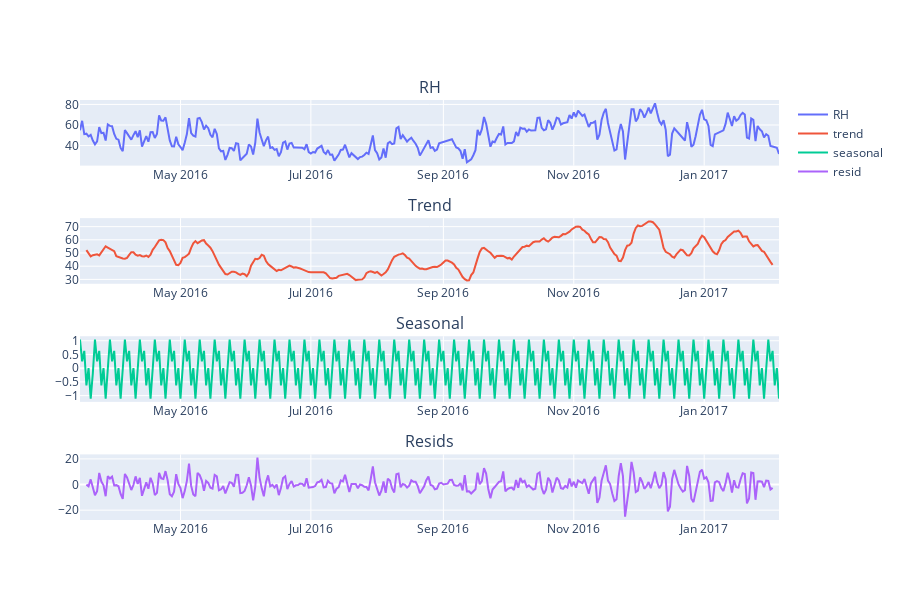

The code cell stored with this chart in its notebook:
### Code cell
fig, rh_decom = plot_seasonal_decompose(df_polate['RH'], model='additive')
fig.show()

# Decomposition shows a no obvious trend and very strong weekly seasonality
# resids show no strong trend or seasonality

### Figure 1 — Plotly figure (JSON) as saved in the notebook; plotly's stock layout.template omitted (floating-point values rounded to 4 significant figures; data arrays with more than 128 entries replaced by an {"elided": "..."} marker saying what was removed)
{"data": [{"name": "RH", "type": "scatter", "x": {"elided": "328 str values"}, "xaxis": "x", "y": {"elided": "328 float values"}, "yaxis": "y"}, {"name": "trend", "type": "scatter", "x": {"elided": "328 str values"}, "xaxis": "x2", "y": {"elided": "328 float values"}, "yaxis": "y2"}, {"name": "seasonal", "type": "scatter", "x": {"elided": "328 str values"}, "xaxis": "x3", "y": {"elided": "328 float values"}, "yaxis": "y3"}, {"name": "resid", "type": "scatter", "x": {"elided": "328 str values"}, "xaxis": "x4", "y": {"elided": "328 float values"}, "yaxis": "y4"}], "layout": {"annotations": [{"font": {"size": 16}, "showarrow": false, "text": "RH", "x": 0.5, "xanchor": "center", "xref": "paper", "y": 1, "yanchor": "bottom", "yref": "paper"}, {"font": {"size": 16}, "showarrow": false, "text": "Trend", "x": 0.5, "xanchor": "center", "xref": "paper", "y": 0.7188, "yanchor": "bottom", "yref": "paper"}, {"font": {"size": 16}, "showarrow": false, "text": "Seasonal", "x": 0.5, "xanchor": "center", "xref": "paper", "y": 0.4375, "yanchor": "bottom", "yref": "paper"}, {"font": {"size": 16}, "showarrow": false, "text": "Resids", "x": 0.5, "xanchor": "center", "xref": "paper", "y": 0.1562, "yanchor": "bottom", "yref": "paper"}], "height": 600, "xaxis": {"anchor": "y", "domain": [0, 1]}, "xaxis2": {"anchor": "y2", "domain": [0, 1]}, "xaxis3": {"anchor": "y3", "domain": [0, 1]}, "xaxis4": {"anchor": "y4", "domain": [0, 1]}, "yaxis": {"anchor": "x", "domain": [0.8438, 1]}, "yaxis2": {"anchor": "x2", "domain": [0.5625, 0.7188]}, "yaxis3": {"anchor": "x3", "domain": [0.2812, 0.4375]}, "yaxis4": {"anchor": "x4", "domain": [0, 0.1562]}}}
